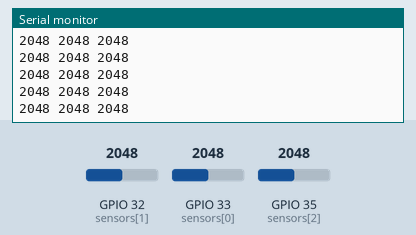
A sketch run on a simulated ESP32. On the bench: the last lines printed to the serial monitor. Inputs (shaded band) come from the test bench; at power-on: GPIO 32 (sensors[1]) = 2048, GPIO 33 (sensors[0]) = 2048, GPIO 35 (sensors[2]) = 2048. WiFi joins after 1.5 s; servers stay silent unless stated.

Above: at 5.7 s.
5.8 s: GPIO 32 (sensors[1]) set to 2866
At 6.06 s:
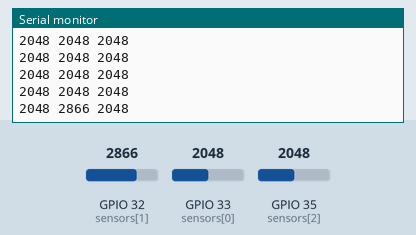
7.3 s: GPIO 33 (sensors[0]) set to 2866
At 7.47 s:
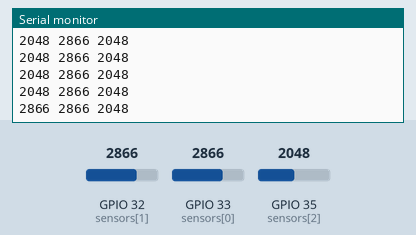
8.8 s: GPIO 35 (sensors[2]) set to 2866
At 8.87 s:
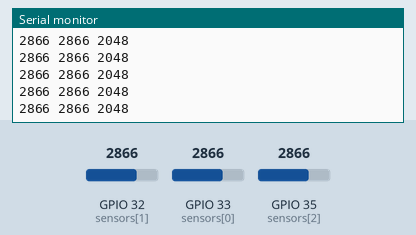
10.3 s: GPIO 32 (sensors[1]) set to 3603
At 10.47 s:
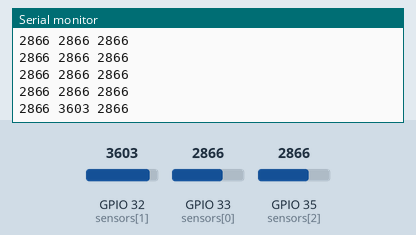
11.8 s: GPIO 33 (sensors[0]) set to 3603
At 11.88 s:
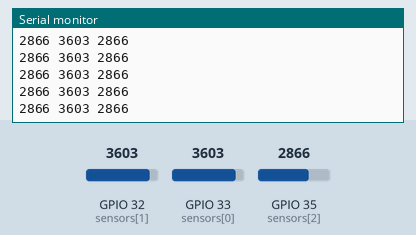
13.3 s: GPIO 35 (sensors[2]) set to 3603
At 13.48 s:
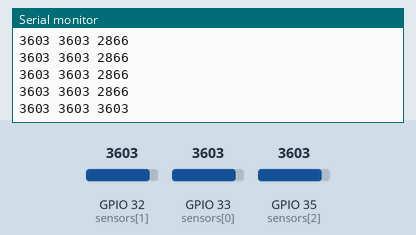
Timing chart, 0 to 15.8 s (numbered marks = the images above; inputs shaded):
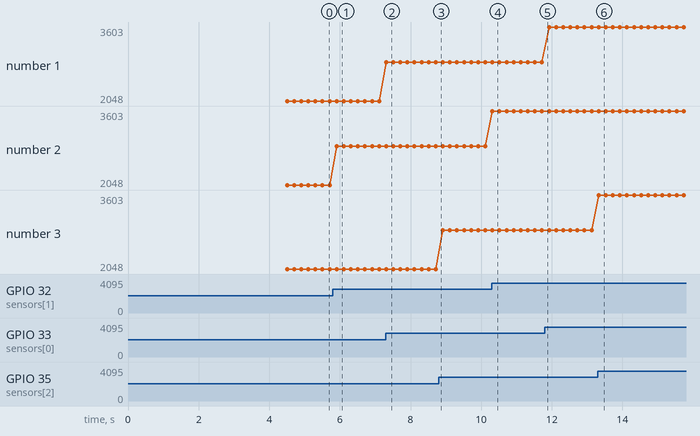

The sketch:

soil_sensor.ino
```cpp
#include <WiFi.h>
#include <WiFiUdp.h>

const char*  ssid = "LuqmanZGeh";
const char*  password = "qwertyuiop";
const char * second_esp_IP = "192.168.43.169";
unsigned int localPort_ = 9999;
char sending_msg;
bool data_send;
WiFiUDP udp;
IPAddress ipServer(192, 168, 43, 229);


const byte sensors[] = {33,32,35};
int sensors_values[3];

void setup() {
Serial.begin(115200);
wifi_def();
pinMode(sensors[0],INPUT);
pinMode(sensors[1],INPUT);
pinMode(sensors[2],INPUT);

}

void loop() {
  // add code for a-> send data , b-> stop sending data.

   if(udp.parsePacket() ){
  udp.beginPacket(second_esp_IP, localPort_);
  sending_msg='x';
  udp.write((uint8_t)sending_msg);
  udp.endPacket();
    data_send=true;
    delay(7000);

                        }
   if(data_send){// send data after every 4 secs if you recieved a message
   static unsigned long lastTimeItHappened = 0;
   if (millis() - lastTimeItHappened >= 4000) {
    lastTimeItHappened = millis();
  send_values();}

   }
   for (int i =0;i<3;i++){
    sensors_values[i] = analogRead(sensors[i]);
      Serial.print(sensors_values[i]);Serial.print(" ");
  }Serial.println();

delay(200);


}
void send_values(){

   for(int i =0;i<3;i++){
  sensors_values[i] = analogRead(sensors[i]);
                        }
  udp.beginPacket(second_esp_IP, localPort_);
  if(sensors_values[0] > 3600 && sensors_values[0] > 3600 && sensors_values[2] > 3600){sending_msg='a'; udp.write((uint8_t)sending_msg); }
  if(sensors_values[0] < 3600 && sensors_values[1] > 3600 && sensors_values[2] > 3600){sending_msg='b'; udp.write((uint8_t)sending_msg); }
  if(sensors_values[0] < 3600 && sensors_values[1] < 3600 && sensors_values[2] > 3600){sending_msg='c'; udp.write((uint8_t)sending_msg); }
  if(sensors_values[0] < 3600 && sensors_values[1] < 3600 && sensors_values[2] < 3600){sending_msg='d'; udp.write((uint8_t)sending_msg); }
  udp.endPacket();

}
void wifi_def(){
  WiFi.begin(ssid, password);
  while (WiFi.status() != WL_CONNECTED) {          // Exit only when connected
    delay(500);
    Serial.print(".");}

  Serial.print("\nConnected to ");Serial.println(ssid);
  Serial.print("IP address: ");Serial.println(WiFi.localIP());
  delay(3000);
  udp.begin(localPort_);                            // Begin the udp communication
}
```

Measured:
- after the input at 5.8 s, the serial monitor: prints a new line after 0.11 s (image 1)
- after the input at 7.3 s, the serial monitor: prints a new line at once (image 2)
- after the input at 10.3 s, the serial monitor: prints a new line at once (image 4)
- after the input at 13.3 s, the serial monitor: prints a new line at once (image 6)
- plotted number 2: 2048 → 2866 after the input at 5.8 s, 2866 → 3603 after the input at 10.3 s
